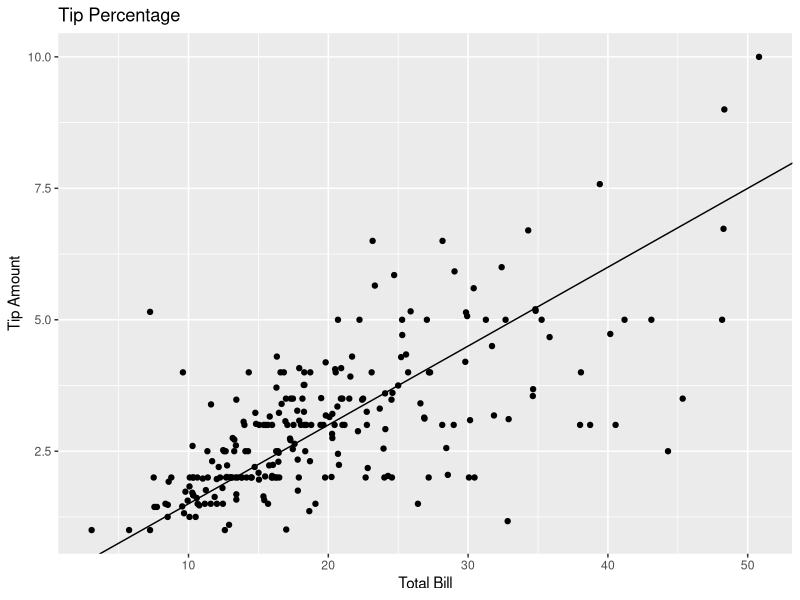
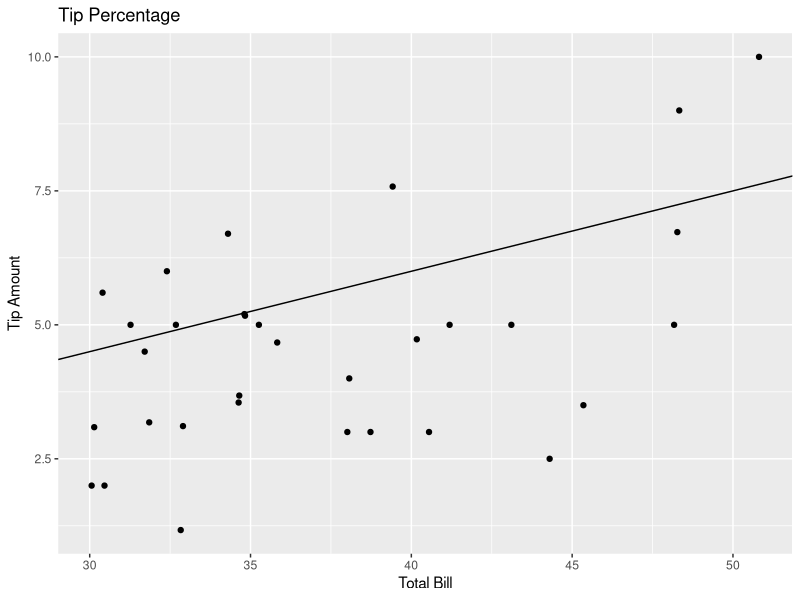
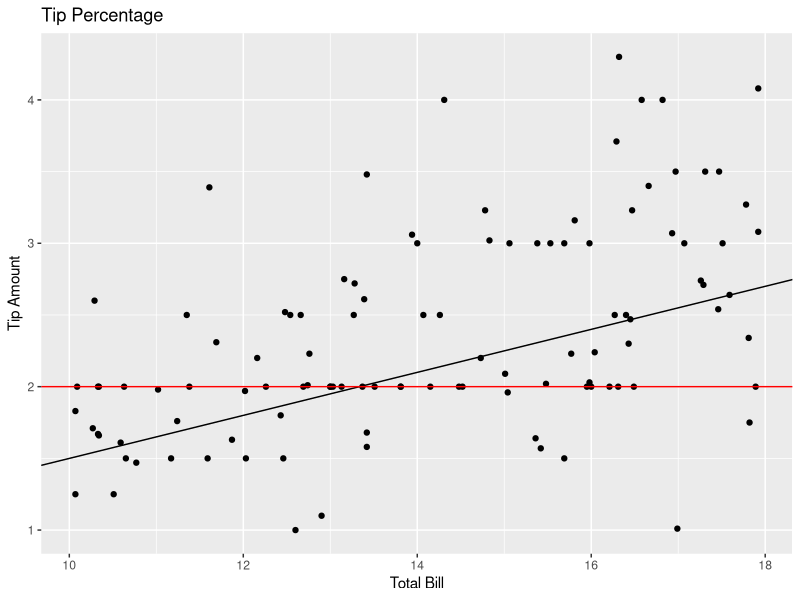
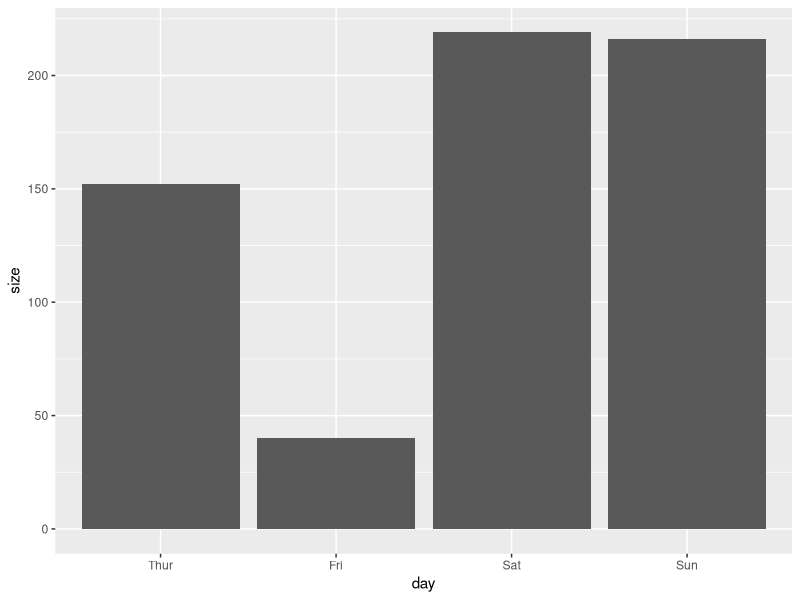
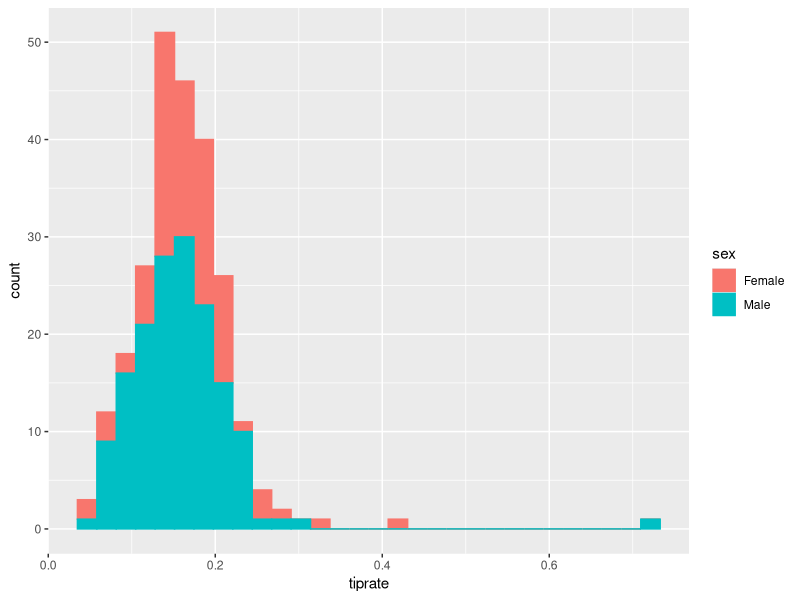
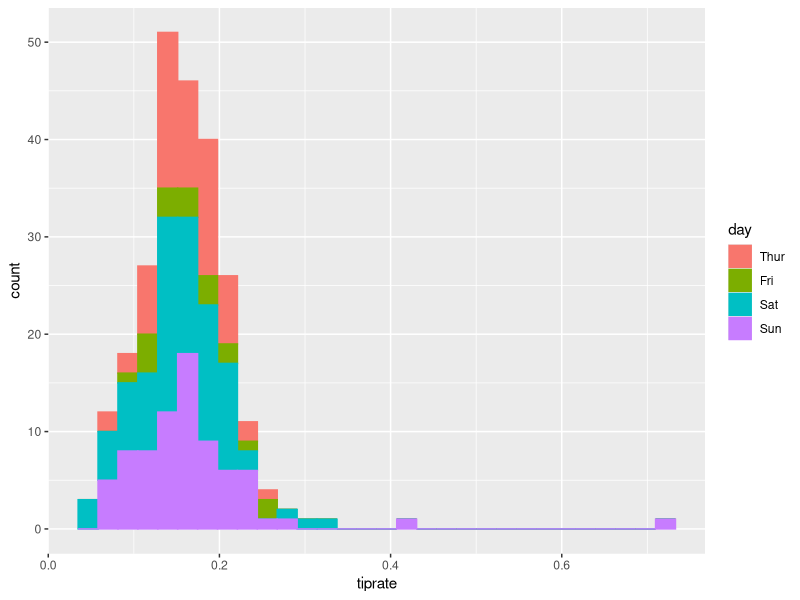
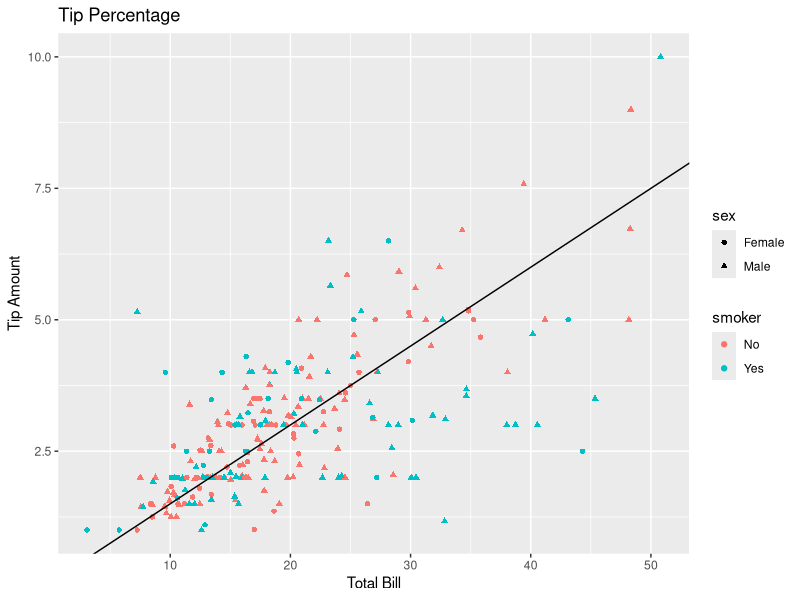
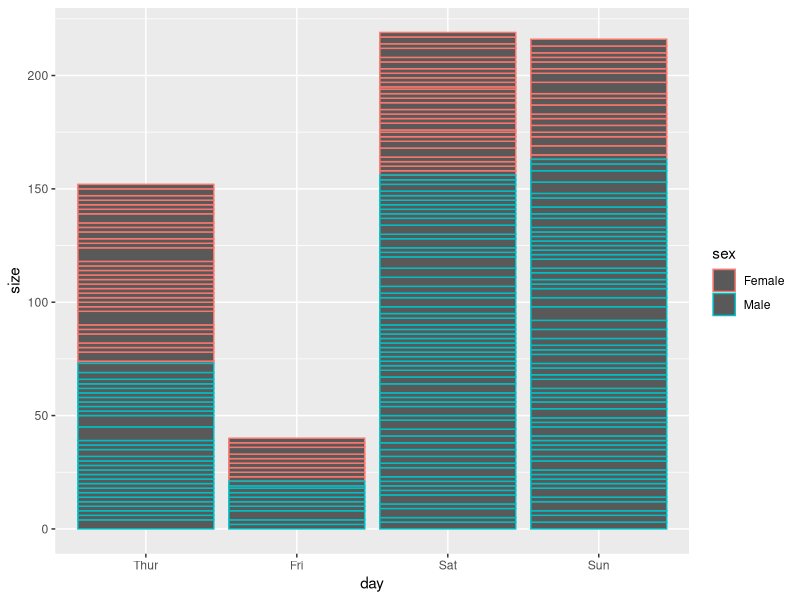

Write the R code that produced these figures, in order.
## ---- chunk 1
data(tips, package="reshape2")
library(ggplot2)
## ---- chunk 2
p <- ggplot(data = tips, aes(x = total_bill, y = tip)) + geom_point()
p + geom_abline(intercept = 0, slope = 0.15) +
    ggtitle("Tip Percentage") + 
    xlab("Total Bill") + 
    ylab("Tip Amount")
## ---- chunk 3
tips2 <- tips[tips$total_bill > 30, ]
p <- ggplot(data = tips2, aes(x = total_bill, y = tip)) + geom_point()
p + geom_abline(intercept = 0, slope = 0.15) +
    ggtitle("Tip Percentage") + 
    xlab("Total Bill") + 
    ylab("Tip Amount")
## ---- chunk 4
percent <- tips2$tip / tips2$total_bill
greater <- sum(percent >= 0.15)
greater / length(percent)

## ---- chunk 5
percent <- tips$tip / tips$total_bill
greater <- sum(percent >= 0.15)
greater / length(percent)
## ---- chunk 6
tips3 <- tips[tips$total_bill >= 10 & tips$total_bill < 18, ]
p <- ggplot(data = tips3, aes(x = total_bill, y = tip)) + geom_point()
p + geom_abline(intercept = 0, slope = 0.15) +
    ggtitle("Tip Percentage") + 
    xlab("Total Bill") + 
    ylab("Tip Amount") +
    geom_abline(intercept = 2, slope = 0, color = 'red')
  
## ---- chunk 7
tips$day <- factor(tips$day,levels = c("Thur", "Fri", "Sat", "Sun"))
ggplot(tips, aes(x = day, y = size)) +
  geom_bar(stat="identity")

## ---- chunk 8
tips$tiprate <- tips$tip / tips$total_bill
ggplot(tips, aes(x = tiprate, color = sex, fill = sex)) +
  geom_histogram()
## ---- chunk 9
ggplot(tips, aes(x = tiprate, color = day, fill = day)) +
  geom_histogram()
## ---- chunk 10
p <- ggplot(data = tips, aes(x = total_bill, y = tip, color = smoker, shape = sex)) + geom_point()
p + geom_abline(intercept = 0, slope = 0.15) +
    ggtitle("Tip Percentage") + 
    xlab("Total Bill") + 
    ylab("Tip Amount")
## ---- chunk 11
ggplot(tips, aes(x = day, y = size, color = sex)) +
  geom_bar(stat="identity")
